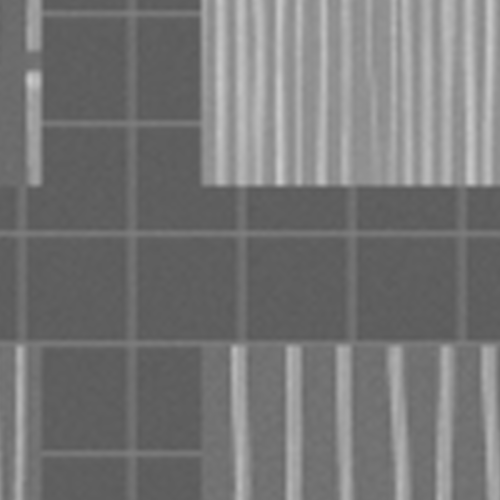
#> input picture submission_dataset/reference/ref_004.png, 1000 x 1000 px, given in place of p001.png, which was not available (shown at 1/2 size)
$ python baseline.py --dir submission_dataset/reference
#> lines starting #> are read from the running program, lines starting #| are printed output that depends on the picture; pictures that were not available may be replaced by others from this repository, and a replacement may not be noted
#> (reads phase_2_reference_generator/pairs.csv from the repository)
"""
baseline.py — Naive Brute-Force Baseline Matcher (Section 5.1)
Evaluates coarse grid of scale z in [8, 12] (0.5x steps) and rotation theta in [-5, 5] (1.0 deg steps).
Predicts presence by thresholding correlation peak at 0.55.
"""

import os
import sys
import csv
import numpy as np
import cv2

def run_naive_baseline(reference_path, search_path):
    ref = cv2.imread(reference_path, cv2.IMREAD_GRAYSCALE)
#> ref is the input picture: shape (1000, 1000); min 88, max 203, mean 118.2
    search = cv2.imread(search_path, cv2.IMREAD_GRAYSCALE)
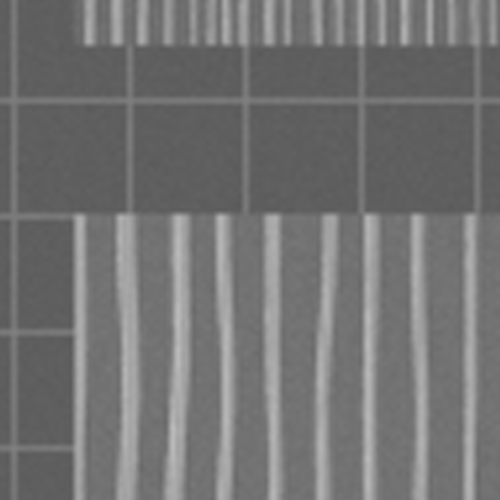
#> input picture submission_dataset/reference/ref_007.png, 1000 x 1000 px, given in place of p001.png, which was not available (shown at 1/2 size)
#> search is the input picture: shape (1000, 1000); min 87, max 188, mean 115.1

    if ref is None or search is None:
        return {"found": 0, "x": 0.0, "y": 0.0, "theta": 0.0, "scale": 10.0, "score": 0.0}

    best_score = -1.0
    best_loc = (0.0, 0.0)
    best_scale = 10.0
    best_theta = 0.0

    sh, sw = search.shape[:2]
#> sh = 1000; sw = 1000

    # Coarse grid of scale and rotation per Section 5.1
    scale_steps = np.arange(8.0, 12.5, 0.5)
    angle_steps = np.arange(-5.0, 6.0, 1.0)

    for z in scale_steps:
        # Scale template by 1/z factor relative to 1nm/px reference
        target_size = max(16, int(round(1000.0 / z)))
        tpl_base = cv2.resize(ref, (target_size, target_size), interpolation=cv2.INTER_AREA)

        for angle in angle_steps:
            if abs(angle) > 1e-3:
                M = cv2.getRotationMatrix2D((target_size / 2.0, target_size / 2.0), -angle, 1.0)
                tpl = cv2.warpAffine(tpl_base, M, (target_size, target_size), flags=cv2.INTER_LINEAR)
            else:
                tpl = tpl_base

            th, tw = tpl.shape[:2]
            if th >= sh or tw >= sw:
                continue

            res = cv2.matchTemplate(search, tpl, cv2.TM_CCOEFF_NORMED)
            _, max_val, _, max_loc = cv2.minMaxLoc(res)

            if max_val > best_score:
                best_score = max_val
                best_loc = (max_loc[0] + tw / 2.0, max_loc[1] + th / 2.0)
                best_scale = z
                best_theta = angle
#> this loop made 9 passes
#> pass 1, in run_naive_baseline, `tpl_base = cv2.resize(ref, (target_size, target_size), interpolation=c..`:
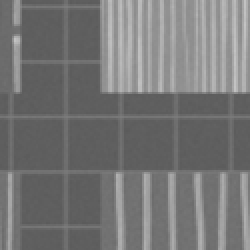
#> tpl_base: shape (125, 125) (shown 2 times larger); min 90, max 196, mean 118.2
#> after the loop:
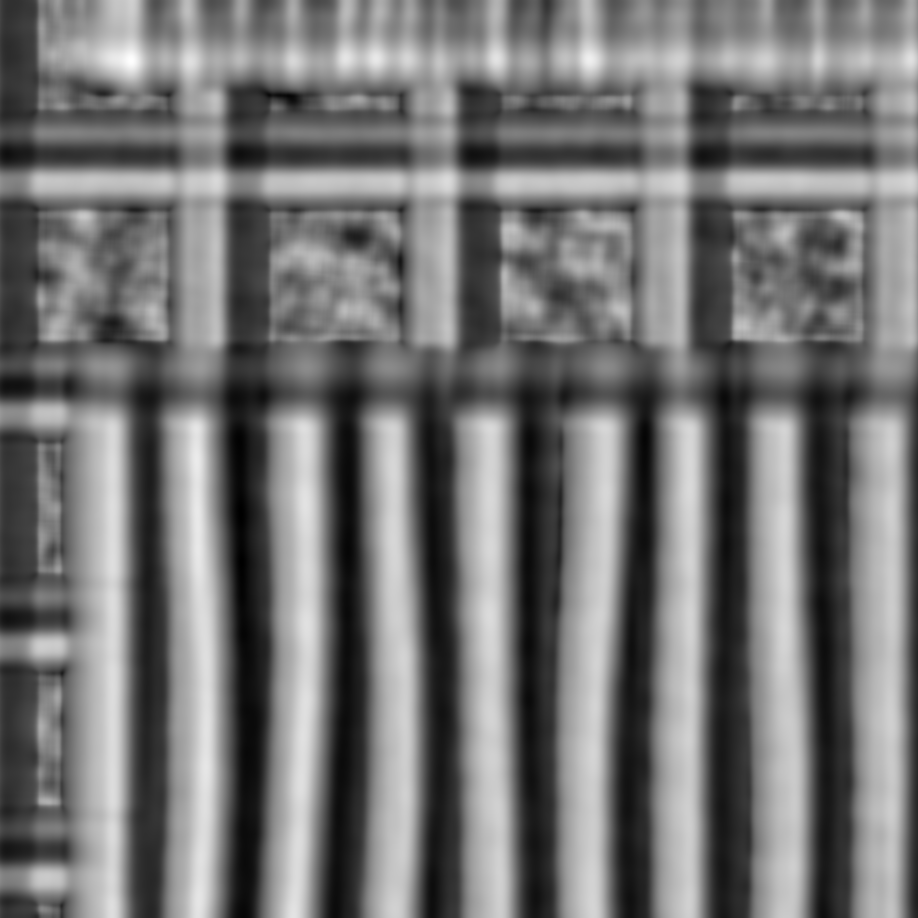
#> res: shape (918, 918) float32; min -0.434, max 0.506, mean -0.00381; drawn with min black and max white
#> after the loop, best_loc = (178.5, 108.5); best_scale = 8; best_score = 0.674; best_theta = 0

    # Predict presence by thresholding peak at 0.55 per Section 5.1
    found = 1 if best_score >= 0.55 else 0
#> found = 1

    return {
        "found": found,
        "x": round(best_loc[0], 3) if found else 0.0,
        "y": round(best_loc[1], 3) if found else 0.0,
        "theta": best_theta if found else 0.0,
        "scale": best_scale if found else 10.0,
        "score": round(best_score, 6)
    }

def main():
    import argparse
    parser = argparse.ArgumentParser(description="Naive Brute-Force Baseline Matcher")
    parser.add_argument("pairs", nargs="?", default="", help="Path to input pairs.csv")
    parser.add_argument("output", nargs="?", default="", help="Path to output baseline_predictions.csv")
    parser.add_argument("--dir", type=str, default="", help="Directory containing pairs.csv")
    args = parser.parse_args()

    if args.dir:
        pairs_csv = os.path.join(args.dir, "pairs.csv")
        out_csv = os.path.join(args.dir, "baseline_predictions.csv")
    elif args.pairs:
        pairs_csv = args.pairs
        out_csv = args.output or "baseline_predictions.csv"
    else:
        pairs_csv = "phase2_dataset/pairs.csv"
        out_csv = "baseline_predictions.csv"

    base_dir = os.path.dirname(os.path.abspath(pairs_csv))

    with open(pairs_csv, "r", encoding="utf-8") as f:
        rows = list(csv.DictReader(f))

    print(f"Running Naive Brute-Force Baseline Matcher on {len(rows)} pairs...")
    results = []

    for idx, r in enumerate(rows, 1):
        pair_id = r.get("pair_id", f"PAIR_{idx:03d}")
        ref_path = r.get("reference_path") or r.get("ref_path") or ""
        search_path = r.get("search_path") or ""

        ref_p = ref_path if os.path.exists(ref_path) else os.path.join(base_dir, ref_path)
        search_p = search_path if os.path.exists(search_path) else os.path.join(base_dir, search_path)

        res = run_naive_baseline(ref_p, search_p)
#> res = {'found': 1, 'x': 178.5, 'y': 108.5, 'theta': 0, 'scale': 8, 'score': 0.674}
        res["pair_id"] = pair_id
        results.append(res)

    with open(out_csv, "w", newline="", encoding="utf-8") as f:
        writer = csv.DictWriter(f, fieldnames=["pair_id", "x", "y", "theta", "scale", "found", "score"])
        writer.writeheader()
        writer.writerows(results)

    print(f"Baseline Matcher finished: {len(results)} predictions saved to {out_csv}")

if __name__ == "__main__":
    main()
